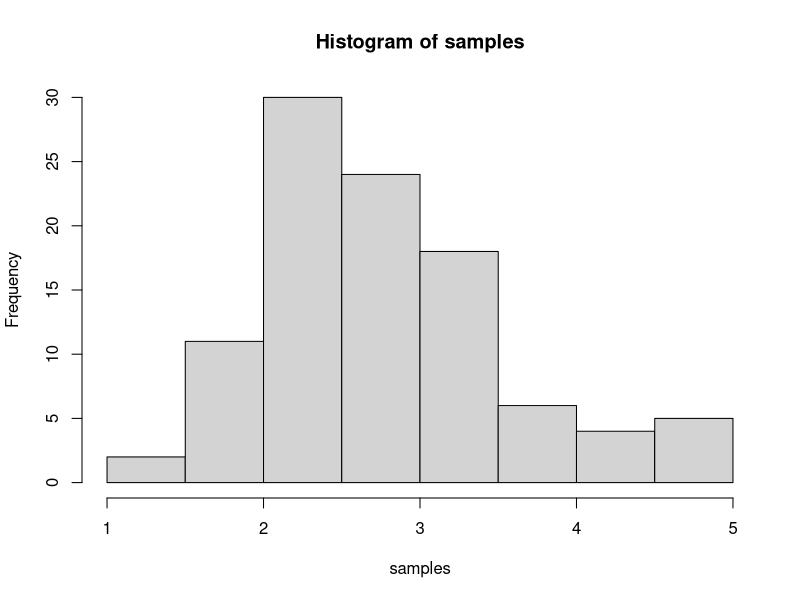
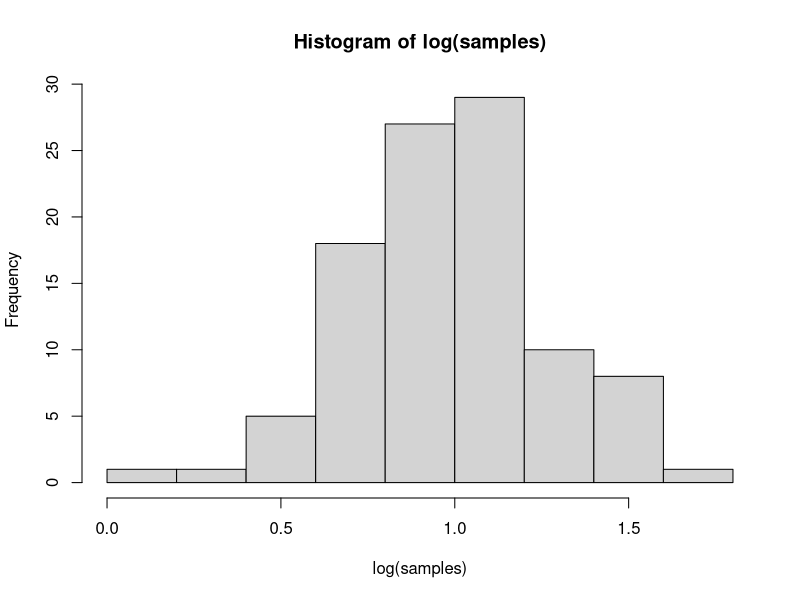

These charts were generated, in order, by the following R code:
## ---- chunk 1
samples <- rlnorm(100, meanlog=1, sdlog=0.25)
## ---- chunk 2
# plot
hist(samples)
## ---- chunk 3
# plot
hist(log(samples))
## ---- chunk 4
samples.mean <- mean(samples) # mean
samples.mean
## ---- chunk 5
samples.var <- var(samples) # variance
samples.var
## ---- chunk 6
log.samples.mean <- mean(log(samples)) # mean
log.samples.mean
## ---- chunk 7
log.samples.var <- var(log(samples)) # variance
log.samples.var
## ---- chunk 8
print(paste0("So finally, the mean and the variance from the samples is ", samples.mean, " and ", samples.var, ". When we log-transform the samples, we get a mean and variance of ", log.samples.mean, " and ", log.samples.var))
